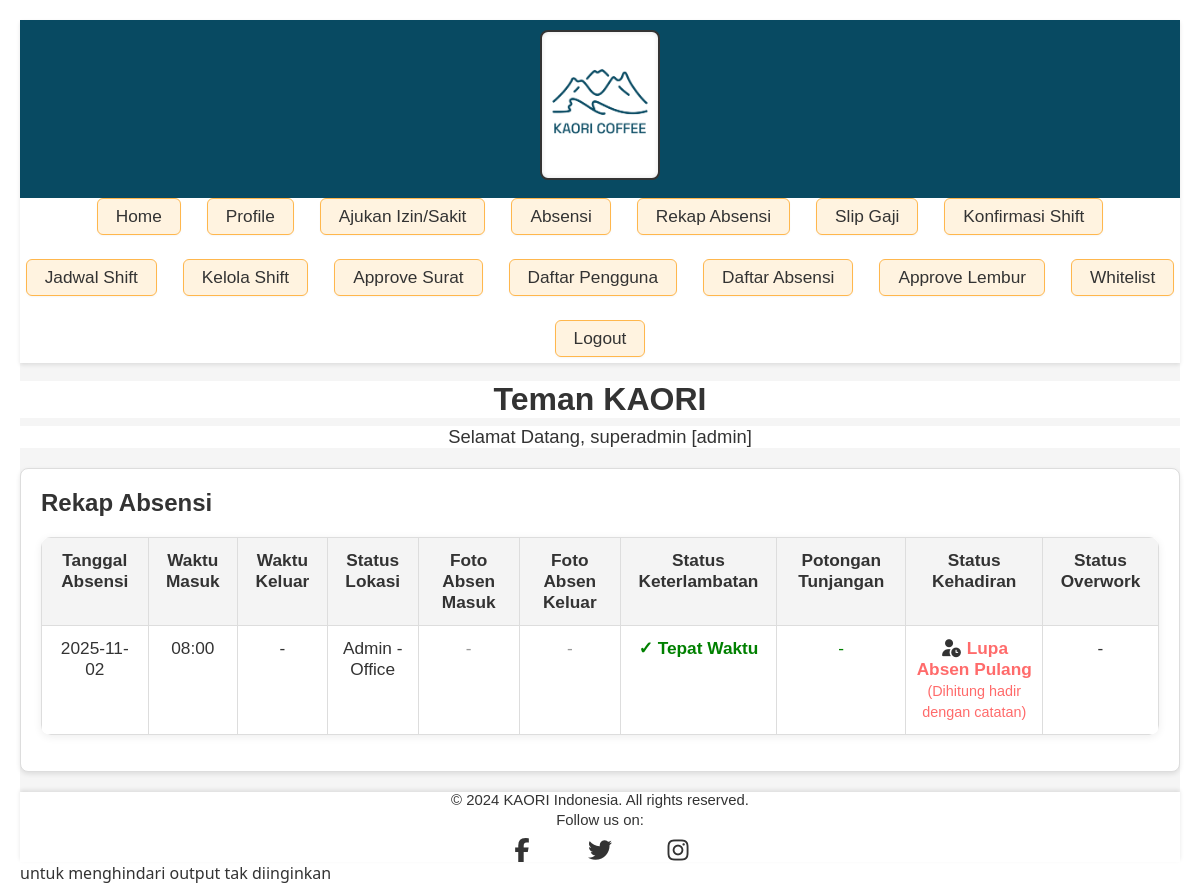
Page /rekapabsen.php (signed in) on the earlier database version.
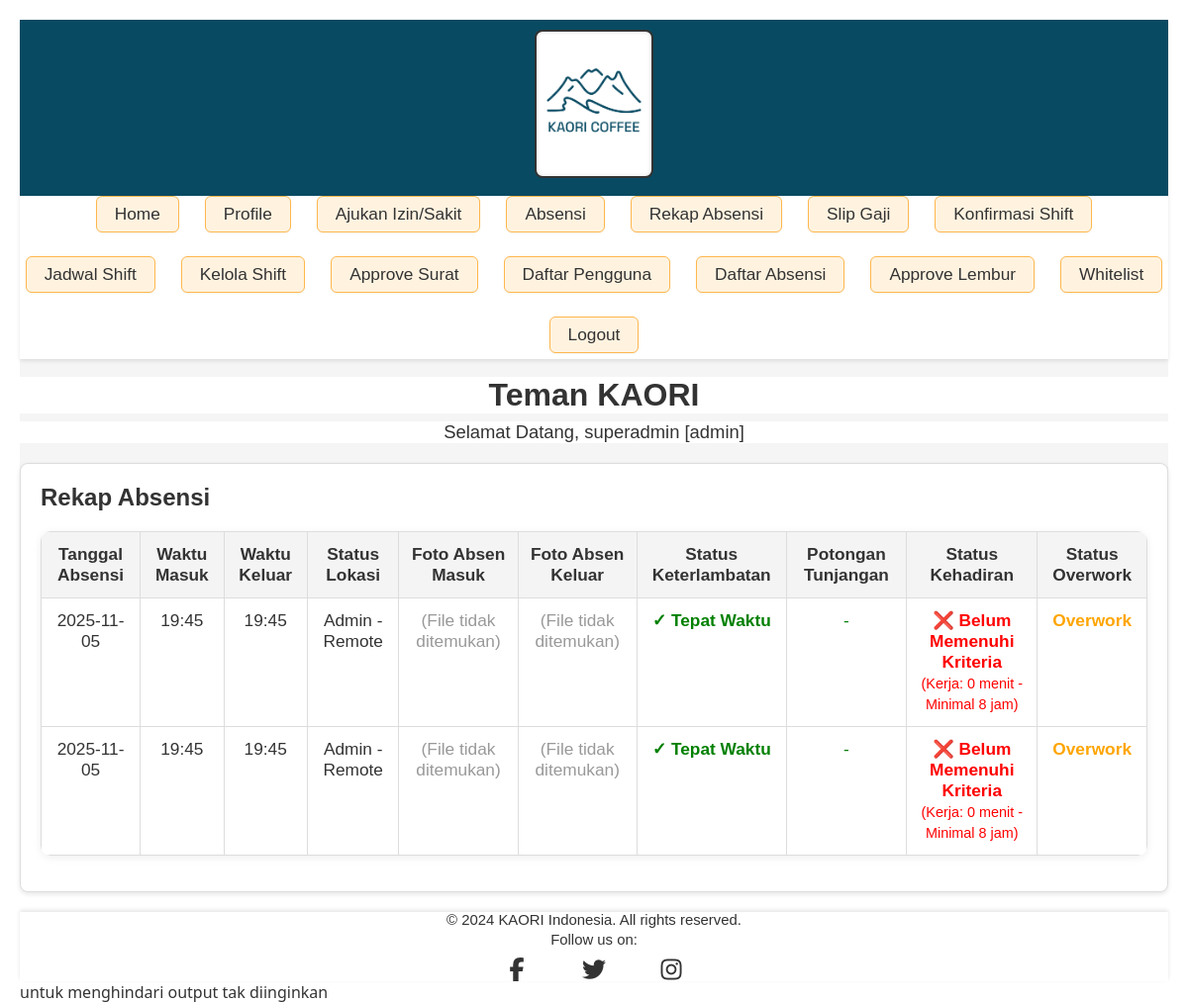
Same page on the later database version.
### tables this page shows
CREATE TABLE `absensi` (
  `id` int(11) NOT NULL AUTO_INCREMENT,
  `user_id` int(11) NOT NULL,
  `cabang_id` int(11) DEFAULT NULL,
  `jam_masuk_shift` time DEFAULT NULL,
  `jam_keluar_shift` time DEFAULT NULL,
  `durasi_kerja_menit` int(11) DEFAULT 0,
  `durasi_overwork_menit` int(11) DEFAULT 0,
  `waktu_masuk` datetime DEFAULT NULL,
  `waktu_keluar` datetime DEFAULT NULL,
  `status_lokasi` varchar(50) DEFAULT 'Valid',
  `latitude_absen` decimal(10,8) DEFAULT NULL,
  `longitude_absen` decimal(11,8) DEFAULT NULL,
  `foto_absen_masuk` varchar(255) DEFAULT NULL COMMENT 'Foto saat absen masuk',
  `foto_absen_keluar` varchar(255) DEFAULT NULL COMMENT 'Foto saat absen keluar',
  `tanggal_absensi` date DEFAULT NULL,
  `menit_terlambat` int(11) NOT NULL,
  `status_keterlambatan` varchar(50) DEFAULT 'tepat waktu',
  `potongan_tunjangan` varchar(50) DEFAULT 'tidak ada' COMMENT 'Tracking potongan tunjangan berdasarkan keterlambatan',
  `status_lembur` enum('Pending','Approved','Rejected','Not Applicable') NOT NULL DEFAULT 'Not Applicable',
  `is_overwork` tinyint(1) DEFAULT 0,
  `overwork_hours` decimal(4,2) DEFAULT 0.00,
  `overwork_amount` decimal(12,2) DEFAULT 0.00,
  `is_holiday` tinyint(1) DEFAULT 0 COMMENT 'Hari libur nasional',
  `is_overwork_approved` tinyint(1) DEFAULT 0,
  `status_kehadiran` varchar(50) DEFAULT 'Belum Absen Keluar',
  PRIMARY KEY (`id`),
  UNIQUE KEY `unique_user_date` (`user_id`,`tanggal_absensi`),
  KEY `user_id` (`user_id`),
  KEY `idx_cabang` (`cabang_id`),
  KEY `idx_tanggal` (`tanggal_absensi`)
);

### rekapabsen.php (the view, shortened to what the rows shown need)
<?php
include 'calculate_status_kehadiran.php';
$user_id = $_SESSION['user_id'];
$user_role = $_SESSION['role'];
$sql = "SELECT
            a.*,
            c.jam_masuk,
            c.jam_keluar
        FROM absensi a
        LEFT JOIN cabang c ON c.id = 1
        WHERE a.user_id = ?
        ORDER BY a.tanggal_absensi DESC, a.waktu_masuk DESC";
$stmt = $pdo->prepare($sql);
$stmt->execute([$user_id]);
$daftar_absensi = $stmt->fetchAll(PDO::FETCH_ASSOC);
?>
<!DOCTYPE html>
<html lang="en">
<head>
    <link rel="stylesheet" href="style.css">
    <link rel="stylesheet" href="https://cdnjs.cloudflare.com/ajax/libs/font-awesome/7.0.1/css/all.min.css">
</head>
<body>
    <div class="content-container">
        <h2>Rekap Absensi</h2>
        <table class="rekap-table">
            <thead>
                <tr>
                    <th>Tanggal Absensi</th>
                    <th>Waktu Masuk</th>
                    <th>Waktu Keluar</th>
                    <th>Status Lokasi</th>
                    <th>Foto Absen Masuk</th>
                    <th>Foto Absen Keluar</th>
                    <th>Status Keterlambatan</th>
                    <th>Potongan Tunjangan</th>
                    <th>Status Kehadiran</th>
                    <th>Status Overwork</th>
                </tr>
            </thead>
            <tbody>
                <?php if (empty($daftar_absensi)): ?>
                    <tr>
                        <td colspan="10">Tidak ada data absensi.</td>
                    </tr>
                <?php else: ?>
                    <?php foreach ($daftar_absensi as $absen): ?>
                        <tr>
                            <td><?php echo htmlspecialchars($absen['tanggal_absensi']); ?></td>
                            <td><?php echo htmlspecialchars(date('H:i', strtotime($absen['waktu_masuk']))); ?></td>
                            <td><?php echo htmlspecialchars($absen['waktu_keluar'] ? date('H:i', strtotime($absen['waktu_keluar'])) : '-'); ?></td>
                            <td><?php echo htmlspecialchars($absen['status_lokasi']); ?></td>
                            <td>
                                <?php
                                $foto_masuk = $absen['foto_absen_masuk'] ?? '';
                                if (!empty($foto_masuk)) {
                                    $path_foto_masuk = 'uploads/absensi/' . $foto_masuk;
                                    if (file_exists($path_foto_masuk)) {
                                        echo '<a href="' . $path_foto_masuk . '" target="_blank">';
                                        echo '<img src="' . $path_foto_masuk . '" alt="Foto Absen Masuk" class="foto-absen" style="max-width: 60px; height: auto; cursor: pointer;">';
                                        echo '</a>';
                                    } else {
                                        echo '<span style="color: #999;">(File tidak ditemukan)</span>';
                                    }
                                } else {
                                    echo '<span style="color: #999;">-</span>';
                                }
                                ?>
                            </td>
                            <td>
                                <?php
                                $foto_keluar = $absen['foto_absen_keluar'] ?? '';
                                if (!empty($foto_keluar)) {
                                    $path_foto_keluar = 'uploads/absensi/' . $foto_keluar;
                                    if (file_exists($path_foto_keluar)) {
                                        echo '<a href="' . $path_foto_keluar . '" target="_blank">';
                                        echo '<img src="' . $path_foto_keluar . '" alt="Foto Absen Keluar" class="foto-absen" style="max-width: 60px; height: auto; cursor: pointer;">';
                                        echo '</a>';
                                    } else {
                                        echo '<span style="color: #999;">(File tidak ditemukan)</span>';
                                    }
                                } else {
                                    echo '<span style="color: #999;">-</span>';
                                }
                                ?>
                            </td>
                            <td>
                                <?php
                                $menit_terlambat = isset($absen['menit_terlambat']) ? (int)$absen['menit_terlambat'] : 0;
                                $status_ket = $absen['status_keterlambatan'] ?? 'tepat waktu';
                                if ($status_ket == 'di luar shift') {
                                    echo '<span style="color: purple; font-weight: bold;">⚠ DI LUAR SHIFT</span><br>';
                                    echo '<small style="color: gray;">(Absen ' . abs($menit_terlambat) . ' menit dari jam shift)</small><br>';
                                    echo '<small style="color: red;">Silakan hubungi admin untuk klarifikasi</small>';
                                } elseif ($menit_terlambat == 0 || $status_ket == 'tepat waktu') {
                                    echo '<span style="color: green; font-weight: bold;">✓ Tepat Waktu</span>';
                                } elseif ($menit_terlambat >= 20 && $menit_terlambat < 40) {
                                    $jam = floor($menit_terlambat / 60);
                                    $menit = $menit_terlambat % 60;
                                    $format = ($jam > 0) ? $jam . ' jam ' . $menit . ' menit' : $menit . ' menit';
                                    echo '<span style="color: #FF6B35; font-weight: bold;">⚠ Terlambat ' . $format . '</span>';
                                } else {
                                    $jam = floor($menit_terlambat / 60);
                                    $menit = $menit_terlambat % 60;
                                    $format = ($jam > 0) ? $jam . ' jam ' . $menit . ' menit' : $menit . ' menit';
                                    echo '<span style="color: red; font-weight: bold;">✗ Terlambat ' . $format . '</span>';
                                }
                                ?>
                            </td>
                            <td>
                                <?php
                                $potongan = $absen['potongan_tunjangan'] ?? 'tidak ada';
                                if ($potongan == 'tidak ada') {
                                    echo '<span style="color: green;">-</span>';
                                } elseif ($potongan == 'tunjangan makan') {
                                    echo '<span style="color: #FF6B35; font-weight: bold;">🍽️ Tunjangan Makan</span>';
                                } else {
                                    echo '<span style="color: red; font-weight: bold;">🍽️ Makan<br>🚗 Transport</span>';
                                }
                                ?>
                            </td>
                            <td>
                                <?php
                                $status_kehadiran = $absen['status_kehadiran_calculated'];
                                $is_admin_user = ($user_role === 'admin');
                                if ($status_kehadiran == 'Hadir') {
                                    if ($is_admin_user) {
                                        $waktu_masuk = strtotime($absen['waktu_masuk']);
                                        $waktu_keluar = strtotime($absen['waktu_keluar']);
                                        $durasi_detik = $waktu_keluar - $waktu_masuk;
                                        $durasi_jam = floor($durasi_detik / 3600);
                                        $durasi_menit = floor(($durasi_detik % 3600) / 60);
                                        $format_durasi = '';
                                        if ($durasi_jam > 0) {
                                            $format_durasi .= $durasi_jam . ' jam';
                                        }
                                        if ($durasi_menit > 0) {
                                            $format_durasi .= ($durasi_jam > 0 ? ' ' : '') . $durasi_menit . ' menit';
                                        }
                                        if (empty($format_durasi)) {
                                            $format_durasi = '0 menit';
                                        }
                                        echo '<span style="color: green; font-weight: bold;">✓ Hadir</span><br>';
                                        echo '<small style="color: green;">(Kerja: ' . $format_durasi . ')</small>';
                                    } else {
                                        echo '<span style="color: green; font-weight: bold;">✓ Hadir</span><br>';
                                        echo '<small style="color: green;">(Memenuhi jam kerja)</small>';
                                    }
                                } elseif ($status_kehadiran == 'Tidak Hadir') {
                                    if ($is_admin_user) {
                                        $format_durasi = '';
                                        if (empty($format_durasi)) {
                                            $format_durasi = '0 menit';
                                        }
                                        echo '<span style="color: red; font-weight: bold;">❌ Belum Memenuhi Kriteria</span><br>';
                                        echo '<small style="color: red;">(Kerja: ' . $format_durasi . ' - Minimal 8 jam)</small>';
                                    }
                                } elseif ($status_kehadiran == 'Belum Absen Keluar') {
                                    echo '<span style="color: orange; font-weight: bold;">⚠ Belum Absen Keluar</span><br>';
                                    echo '<small style="color: gray;">(Status kehadiran pending)</small>';
                                } elseif ($status_kehadiran == 'Lupa Absen Pulang') {
                                    echo '<span style="color: #ff6b6b; font-weight: bold;"><i class="fa fa-user-clock"></i> Lupa Absen Pulang</span><br>';
                                    echo '<small style="color: #ff6b6b;">(Dihitung hadir dengan catatan)</small>';
                                } else {
                                    echo '<span style="color: gray;">' . htmlspecialchars($status_kehadiran) . '</span>';
                                }
                                ?>
                            </td>
                            <td>
                                <?php
                                if ($absen['status_lembur'] === 'Pending' || $absen['status_lembur'] === 'Approved') {
                                    echo '<span style="color:orange;font-weight:bold;">Overwork</span>';
                                } else {
                                    echo '-';
                                }
                                ?>
                            </td>
                        </tr>
                    <?php endforeach; ?>
                <?php endif; ?>
            </tbody>
        </table>
    </div>
</body>
</html>

Differences in the rows shown:
no longer on this page (row edited): absensi: tanggal_absensi "2025-11-02", waktu_masuk "08:00", waktu_keluar "-", status_lokasi "Admin - Office", status_keterlambatan "✓ Tepat Waktu", shows "Lupa Absen Pulang"
added absensi: tanggal_absensi "2025-11-05", waktu_masuk "19:45", waktu_keluar "19:45", status_lokasi "Admin - Remote", shows "(File tidak ditemukan)", status_keterlambatan "✓ Tepat Waktu", format_durasi "0 menit", status_lembur "Overwork"
